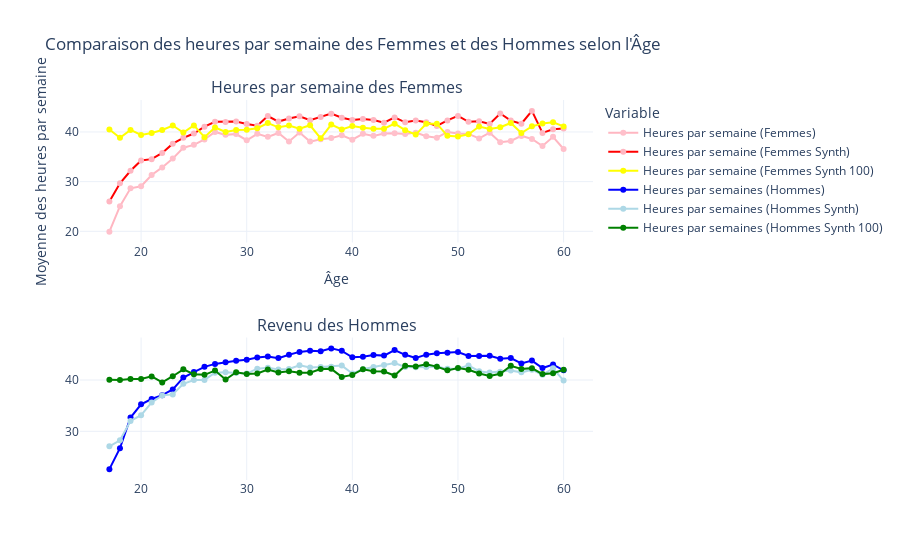

This figure's notebook cell:
### Code cell
# Créer un subplot avec 2 lignes
fig = make_subplots(rows=2, cols=1, 
                    subplot_titles=("Heures par semaine des Femmes", "Revenu des Hommes"))

# Ajout des heures par semaine pour les femmes (rose)
fig.add_trace(go.Scatter(
    x=women_avg_hours['age'], 
    y=women_avg_hours['hours_per_week'], 
    mode='lines+markers',
    name='Heures par semaine (Femmes)',
    line=dict(color='lightpink'),  # Rose clair
    marker=dict(color='pink'),       # Rose
), row=1, col=1)

# Ajout des heures par semaine pour les femmes dans synth (rose)
fig.add_trace(go.Scatter(
    x=women_avg_hours_synth['age'], 
    y=women_avg_hours_synth['hours_per_week'], 
    mode='lines+markers',
    name='Heures par semaine (Femmes Synth)',
    line=dict(color='red'),          # Rose
    marker=dict(color='lightpink')   # Rose clair
), row=1, col=1)

# Ajout des heures par semaine pour les femmes dans synth 1000 (rose)

fig.add_trace(go.Scatter(
    x = women_avg_hours_synth_1['age'],
    y = women_avg_hours_synth_1['hours_per_week'],
    mode = 'lines+markers',
    name = 'Heures par semaine (Femmes Synth 100)',
    line = dict(color = 'yellow'),
    marker = dict(color = 'yellow')
), row = 1, col = 1)

# Ajout des revenus pour les hommes (bleu)
fig.add_trace(go.Scatter(
    x=men_avg_income['age'], 
    y=men_avg_income['hours_per_week'], 
    mode='lines+markers',
    name='Heures par semaines (Hommes)',
    line=dict(color='blue'),         # Bleu
    marker=dict(color='blue')   # Bleu clair
), row=2, col=1)

# Ajout des revenus pour les hommes dans synth (bleu clair)
fig.add_trace(go.Scatter(
    x=men_avg_income_synth['age'], 
    y=men_avg_income_synth['hours_per_week'], 
    mode='lines+markers',
    name='Heures par semaines (Hommes Synth)',
    line=dict(color='lightblue'),    # Bleu clair
    marker=dict(color='lightblue')         # Bleu
), row=2, col=1)

# Ajout des revenus pour les hommes dans synth 1000 (bleu clair)
fig.add_trace(go.Scatter(
    x=men_avg_income_synth_1['age'],
    y=men_avg_income_synth_1['hours_per_week'],
    mode='lines+markers',
    name='Heures par semaines (Hommes Synth 100)',
    line=dict(color='green'),
    marker=dict(color='green')
), row=2, col=1)


# Mise en forme du graphique
fig.update_layout(
    title="Comparaison des heures par semaine des Femmes et des Hommes selon l'Âge",
    xaxis_title="Âge",
    yaxis_title="Moyenne des heures par semaine",
    legend_title="Variable",
    template="plotly_white"
)

# Affichage du graphique
fig.show()

### Figure 1 — Plotly figure (JSON) as saved in the notebook; plotly's stock layout.template omitted (floating-point values rounded to 4 significant figures)
{"data": [{"line": {"color": "lightpink"}, "marker": {"color": "pink"}, "mode": "lines+markers", "name": "Heures par semaine (Femmes)", "type": "scatter", "x": [17, 18, 19, 20, 21, 22, 23, 24, 25, 26, 27, 28, 29, 30, 31, 32, 33, 34, 35, 36, 37, 38, 39, 40, 41, 42, 43, 44, 45, 46, 47, 48, 49, 50, 51, 52, 53, 54, 55, 56, 57, 58, 59, 60], "xaxis": "x", "y": [19.94, 25.07, 28.66, 29.07, 31.34, 32.86, 34.64, 36.82, 37.4, 38.5, 40.01, 39.41, 39.58, 38.33, 39.63, 39.02, 39.8, 38.07, 39.88, 38.06, 38.52, 38.76, 39.32, 38.44, 39.63, 39.21, 39.69, 39.72, 39.57, 39.86, 39.13, 38.85, 40, 39.71, 39.6, 38.69, 39.85, 37.92, 38.18, 39.21, 38.58, 37.18, 39.02, 36.57], "yaxis": "y"}, {"line": {"color": "red"}, "marker": {"color": "lightpink"}, "mode": "lines+markers", "name": "Heures par semaine (Femmes Synth)", "type": "scatter", "x": [17, 18, 19, 20, 21, 22, 23, 24, 25, 26, 27, 28, 29, 30, 31, 32, 33, 34, 35, 36, 37, 38, 39, 40, 41, 42, 43, 44, 45, 46, 47, 48, 49, 50, 51, 52, 53, 54, 55, 56, 57, 58, 59, 60], "xaxis": "x", "y": [25.98, 29.65, 32.19, 34.25, 34.53, 35.77, 37.64, 38.82, 39.68, 41.06, 42.04, 41.99, 42.08, 41.62, 41.24, 43.21, 42.09, 42.7, 43.17, 42.36, 43.01, 43.68, 42.86, 42.42, 42.6, 42.4, 41.86, 42.93, 41.94, 42.29, 41.93, 41.22, 42.31, 43.22, 42.05, 42.17, 41.61, 43.71, 42.28, 41.65, 44.24, 39.81, 40.54, 40.72], "yaxis": "y"}, {"line": {"color": "yellow"}, "marker": {"color": "yellow"}, "mode": "lines+markers", "name": "Heures par semaine (Femmes Synth 100)", "type": "scatter", "x": [17, 18, 19, 20, 21, 22, 23, 24, 25, 26, 27, 28, 29, 30, 31, 32, 33, 34, 35, 36, 37, 38, 39, 40, 41, 42, 43, 44, 45, 46, 47, 48, 49, 50, 51, 52, 53, 54, 55, 56, 57, 58, 59, 60], "xaxis": "x", "y": [40.5, 38.83, 40.42, 39.41, 39.79, 40.38, 41.29, 39.9, 41.31, 38.95, 40.9, 40.01, 40.41, 40.46, 40.76, 41.78, 40.93, 41.29, 40.63, 41.35, 38.71, 41.48, 40.5, 41.17, 40.87, 40.63, 40.64, 41.67, 40.35, 39.47, 41.63, 41.66, 39.21, 39.11, 39.52, 41.09, 40.59, 40.94, 41.8, 39.79, 41.13, 41.71, 41.95, 41.11], "yaxis": "y"}, {"line": {"color": "blue"}, "marker": {"color": "blue"}, "mode": "lines+markers", "name": "Heures par semaines (Hommes)", "type": "scatter", "x": [17, 18, 19, 20, 21, 22, 23, 24, 25, 26, 27, 28, 29, 30, 31, 32, 33, 34, 35, 36, 37, 38, 39, 40, 41, 42, 43, 44, 45, 46, 47, 48, 49, 50, 51, 52, 53, 54, 55, 56, 57, 58, 59, 60], "xaxis": "x2", "y": [22.64, 26.71, 32.69, 35.26, 36.3, 37.04, 38.16, 40.49, 41.55, 42.57, 43.14, 43.48, 43.76, 43.95, 44.39, 44.6, 44.27, 44.93, 45.48, 45.7, 45.6, 46.17, 45.69, 44.42, 44.51, 44.87, 44.76, 45.84, 44.91, 44.28, 44.95, 45.22, 45.33, 45.44, 44.67, 44.66, 44.74, 44.16, 44.27, 43.22, 43.78, 42.33, 43.03, 41.89], "yaxis": "y2"}, {"line": {"color": "lightblue"}, "marker": {"color": "lightblue"}, "mode": "lines+markers", "name": "Heures par semaines (Hommes Synth)", "type": "scatter", "x": [17, 18, 19, 20, 21, 22, 23, 24, 25, 26, 27, 28, 29, 30, 31, 32, 33, 34, 35, 36, 37, 38, 39, 40, 41, 42, 43, 44, 45, 46, 47, 48, 49, 50, 51, 52, 53, 54, 55, 56, 57, 58, 59, 60], "xaxis": "x2", "y": [27.07, 28.26, 32.02, 33.15, 35.64, 36.98, 37.2, 39.27, 40.0, 40.02, 41.44, 41.52, 41.37, 41.26, 42.21, 42.39, 42.03, 42.16, 42.86, 42.45, 42.52, 42.6, 42.81, 41.28, 42.08, 42.53, 42.9, 43.32, 42.53, 42.47, 42.56, 42.62, 42.17, 42.24, 42.81, 41.72, 41.44, 41.61, 41.83, 41.49, 42.01, 41.03, 42.3, 39.89], "yaxis": "y2"}, {"line": {"color": "green"}, "marker": {"color": "green"}, "mode": "lines+markers", "name": "Heures par semaines (Hommes Synth 100)", "type": "scatter", "x": [17, 18, 19, 20, 21, 22, 23, 24, 25, 26, 27, 28, 29, 30, 31, 32, 33, 34, 35, 36, 37, 38, 39, 40, 41, 42, 43, 44, 45, 46, 47, 48, 49, 50, 51, 52, 53, 54, 55, 56, 57, 58, 59, 60], "xaxis": "x2", "y": [40.07, 40.0, 40.22, 40.18, 40.71, 39.53, 40.74, 42.08, 41.13, 41.01, 41.85, 40.11, 41.53, 41.19, 41.29, 42.03, 41.45, 41.69, 41.42, 41.42, 42.13, 42.18, 40.61, 41.0, 42.1, 41.71, 41.67, 40.89, 42.8, 42.65, 43.07, 42.61, 41.88, 42.33, 42.0, 41.29, 40.78, 41.23, 42.76, 42.14, 42.32, 41.15, 41.34, 41.99], "yaxis": "y2"}], "layout": {"annotations": [{"font": {"size": 16}, "showarrow": false, "text": "Heures par semaine des Femmes", "x": 0.5, "xanchor": "center", "xref": "paper", "y": 1, "yanchor": "bottom", "yref": "paper"}, {"font": {"size": 16}, "showarrow": false, "text": "Revenu des Hommes", "x": 0.5, "xanchor": "center", "xref": "paper", "y": 0.375, "yanchor": "bottom", "yref": "paper"}], "legend": {"title": {"text": "Variable"}}, "title": {"text": "Comparaison des heures par semaine des Femmes et des Hommes selon l'Âge"}, "xaxis": {"anchor": "y", "domain": [0, 1], "title": {"text": "Âge"}}, "xaxis2": {"anchor": "y2", "domain": [0, 1]}, "yaxis": {"anchor": "x", "domain": [0.625, 1], "title": {"text": "Moyenne des heures par semaine"}}, "yaxis2": {"anchor": "x2", "domain": [0, 0.375]}}}
